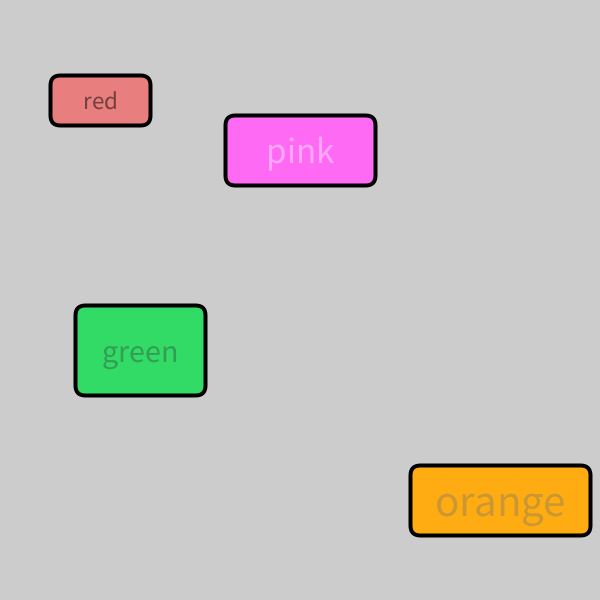
Frame 1 (no input)
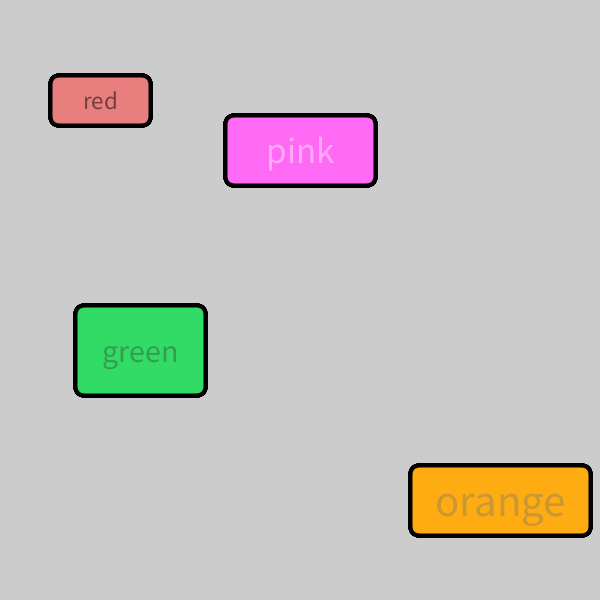
Frame 60 (the mouse pressed at the canvas centre just before this capture)
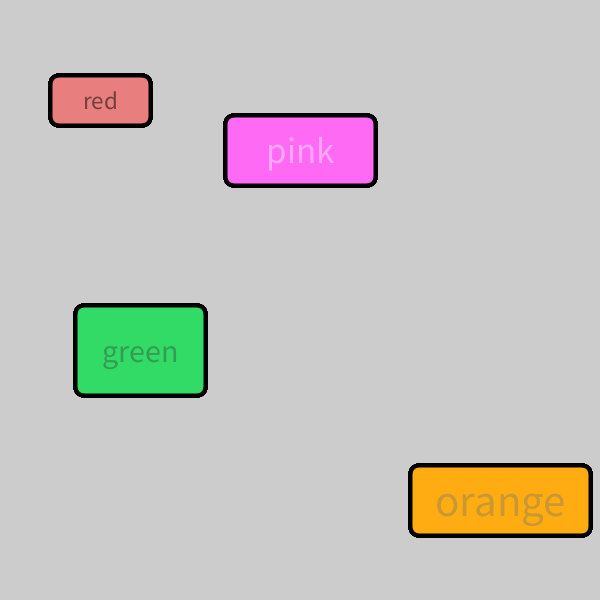
Frame 120 (the mouse held since frame 60 and released just before this capture)

The Processing sketch that drew these frames (run headless with seeded random() and noise(); from frame 60 on, the mouse is pressed at the canvas centre):

// Processing sketch: button_class_checkpoint
// ── button_class_checkpoint.pde
boolean mouseReleased;
boolean waspressed;


button[] mybuttons;

void setup() {
  size(600,600);
  mybuttons = new button[4];
  mybuttons[0] = new button("red", 100,100,100,50, #E87E7E, #743F3F);
  mybuttons[1] = new button("pink", 300,150,150,70, #FF6AF5, #FFA7F9);
  mybuttons[2] = new button("green", 140,350,130,90, #31DB65, #349D54);
  mybuttons[3] = new button("orange", 500,500,180,70, #FFAC12, #CB9733);
}


void draw() {
  click();
  mybuttons[0].show();
  mybuttons[1].show();
  mybuttons[2].show();
  mybuttons[3].show();
  if (mybuttons[0].clicked) {
    background(#E87E7E);
  }
  if (mybuttons[1].clicked) {
    background(#FFA7F9);
  }
  if (mybuttons[2].clicked) {
    background(#31DB65);
  }
  if (mybuttons[3].clicked) {
    background(#FFAC12);
  }
  
}

// ── button.pde
class button {
  int x, y, w, h;
  boolean clicked;
  color tactile, normal;
  String text;
  boolean touchingmouse;
  
  
  // constructor
  button(String t, int _x, int _y, int _w, int _h, color norm, color tact) {
    x = _x;
    y = _y;
    w = _w;
    h = _h;
    text = t;
    tactile = tact;
    normal = norm;
    clicked = false;
  }
  
  // behaviour function
  void show() { // make the button show up and work
    drawRect();
    drawLabel();
    checkForClick();
    if (mouseX > x-w/2 && mouseX < x+w/2 && mouseY > y-h/2 && mouseY < y+h/2) {
      touchingmouse = true;
    } else {
      touchingmouse = false;
    }
  }
  
  void drawRect() {
    rectMode(CENTER); // rect colour and stuff
    if (touchingmouse) {
      fill(tactile);
    } else {
      fill(normal);
    }
    stroke(0);
    strokeWeight(4);
    rect(x, y, w, h, 10);
  }
  
  void drawLabel() {
    textAlign(CENTER, CENTER); // text colour and stuff
    if (touchingmouse) {
      fill(normal);
    } else {
      fill(tactile);
    }
    textSize(w/4);
    text(text, x, y);
  }
  
  void checkForClick() {
    if (mouseReleased && touchingmouse) {
      clicked = true;
    } else {
      clicked = false;
    }
  }
}

// ── utilities.pde
void click() {
 mouseReleased = false;
 if (mousePressed) waspressed = true;
 if (waspressed && !mousePressed) {
   mouseReleased = true;
   waspressed = false;
 }
}
